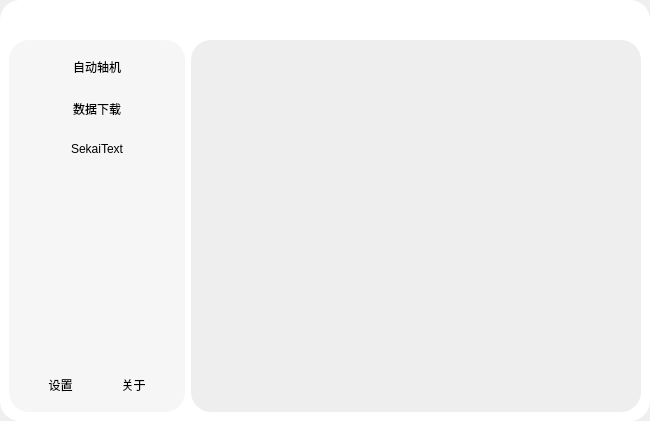
<?xml version="1.0" encoding="UTF-8"?>
<ui version="4.0">
 <class>MainWindow</class>
 <widget class="QMainWindow" name="MainWindow">
  <property name="geometry">
   <rect>
    <x>0</x>
    <y>0</y>
    <width>650</width>
    <height>421</height>
   </rect>
  </property>
  <property name="windowTitle">
   <string>MainWindow</string>
  </property>
  <property name="styleSheet">
   <string notr="true">QWidget#MainFrame{background-color: rgb(255, 255, 255);border-color: rgb(204, 204, 204);border-size: 2px;border-radius:20px;}
QFrame#CenterFrame{border-radius:20px;background-color: rgb(238, 238, 238);}
QFrame#MenuFrame{	border-radius:20px;	background-color: rgba(238, 238, 238,128);}
#MenuFrame QPushButton{font: 500 14pt &quot;Microsoft YaHei UI&quot;;border:none}
</string>
  </property>
  <widget class="QWidget" name="centralwidget">
   <layout class="QGridLayout" name="gridLayout">
    <property name="leftMargin">
     <number>0</number>
    </property>
    <property name="topMargin">
     <number>0</number>
    </property>
    <property name="rightMargin">
     <number>0</number>
    </property>
    <property name="bottomMargin">
     <number>0</number>
    </property>
    <property name="spacing">
     <number>0</number>
    </property>
    <item row="0" column="0">
     <widget class="QWidget" name="MainFrame" native="true">
      <property name="styleSheet">
       <string notr="true"/>
      </property>
      <layout class="QGridLayout" name="gridLayout_2">
       <property name="topMargin">
        <number>40</number>
       </property>
       <item row="0" column="0">
        <layout class="QHBoxLayout" name="horizontalLayout" stretch="2,7">
         <item>
          <widget class="QFrame" name="MenuFrame">
           <property name="styleSheet">
            <string notr="true"/>
           </property>
           <layout class="QVBoxLayout" name="verticalLayout_4">
            <item>
             <widget class="QWidget" name="widget" native="true">
              <layout class="QHBoxLayout" name="horizontalLayout_2">
               <item>
                <widget class="QPushButton" name="FuncButtonSubtitle">
                 <property name="text">
                  <string>自动轴机</string>
                 </property>
                </widget>
               </item>
              </layout>
             </widget>
            </item>
            <item>
             <widget class="QWidget" name="widget_3" native="true">
              <layout class="QHBoxLayout" name="horizontalLayout_3">
               <item>
                <widget class="QPushButton" name="FuncButtonDownload">
                 <property name="text">
                  <string>数据下载</string>
                 </property>
                </widget>
               </item>
              </layout>
             </widget>
            </item>
            <item>
             <widget class="QWidget" name="widget_6" native="true">
              <layout class="QHBoxLayout" name="horizontalLayout_7">
               <item>
                <widget class="QPushButton" name="FuncButtonText">
                 <property name="text">
                  <string>SekaiText</string>
                 </property>
                </widget>
               </item>
              </layout>
             </widget>
            </item>
            <item>
             <spacer name="verticalSpacer">
              <property name="orientation">
               <enum>Qt::Vertical</enum>
              </property>
              <property name="sizeHint" stdset="0">
               <size>
                <width>20</width>
                <height>40</height>
               </size>
              </property>
             </spacer>
            </item>
            <item>
             <widget class="QWidget" name="widget_2" native="true">
              <property name="sizePolicy">
               <sizepolicy hsizetype="Minimum" vsizetype="Minimum">
                <horstretch>0</horstretch>
                <verstretch>0</verstretch>
               </sizepolicy>
              </property>
              <property name="minimumSize">
               <size>
                <width>0</width>
                <height>150</height>
               </size>
              </property>
              <property name="maximumSize">
               <size>
                <width>16777215</width>
                <height>150</height>
               </size>
              </property>
              <layout class="QHBoxLayout" name="horizontalLayout_4">
               <item>
                <widget class="QLabel" name="FigureLabel">
                 <property name="minimumSize">
                  <size>
                   <width>140</width>
                   <height>140</height>
                  </size>
                 </property>
                 <property name="maximumSize">
                  <size>
                   <width>140</width>
                   <height>140</height>
                  </size>
                 </property>
                 <property name="layoutDirection">
                  <enum>Qt::LeftToRight</enum>
                 </property>
                 <property name="autoFillBackground">
                  <bool>false</bool>
                 </property>
                 <property name="text">
                  <string/>
                 </property>
                 <property name="alignment">
                  <set>Qt::AlignCenter</set>
                 </property>
                </widget>
               </item>
              </layout>
             </widget>
            </item>
            <item>
             <widget class="QWidget" name="widget_5" native="true">
              <layout class="QHBoxLayout" name="horizontalLayout_6">
               <item>
                <widget class="QPushButton" name="FuncButtonSetting">
                 <property name="text">
                  <string>设置</string>
                 </property>
                </widget>
               </item>
               <item>
                <widget class="QPushButton" name="FuncButtonAbout">
                 <property name="text">
                  <string>关于</string>
                 </property>
                </widget>
               </item>
              </layout>
             </widget>
            </item>
           </layout>
          </widget>
         </item>
         <item>
          <widget class="QFrame" name="CenterFrame">
           <property name="styleSheet">
            <string notr="true"/>
           </property>
          </widget>
         </item>
        </layout>
       </item>
      </layout>
     </widget>
    </item>
   </layout>
  </widget>
 </widget>
 <resources/>
 <connections/>
</ui>
